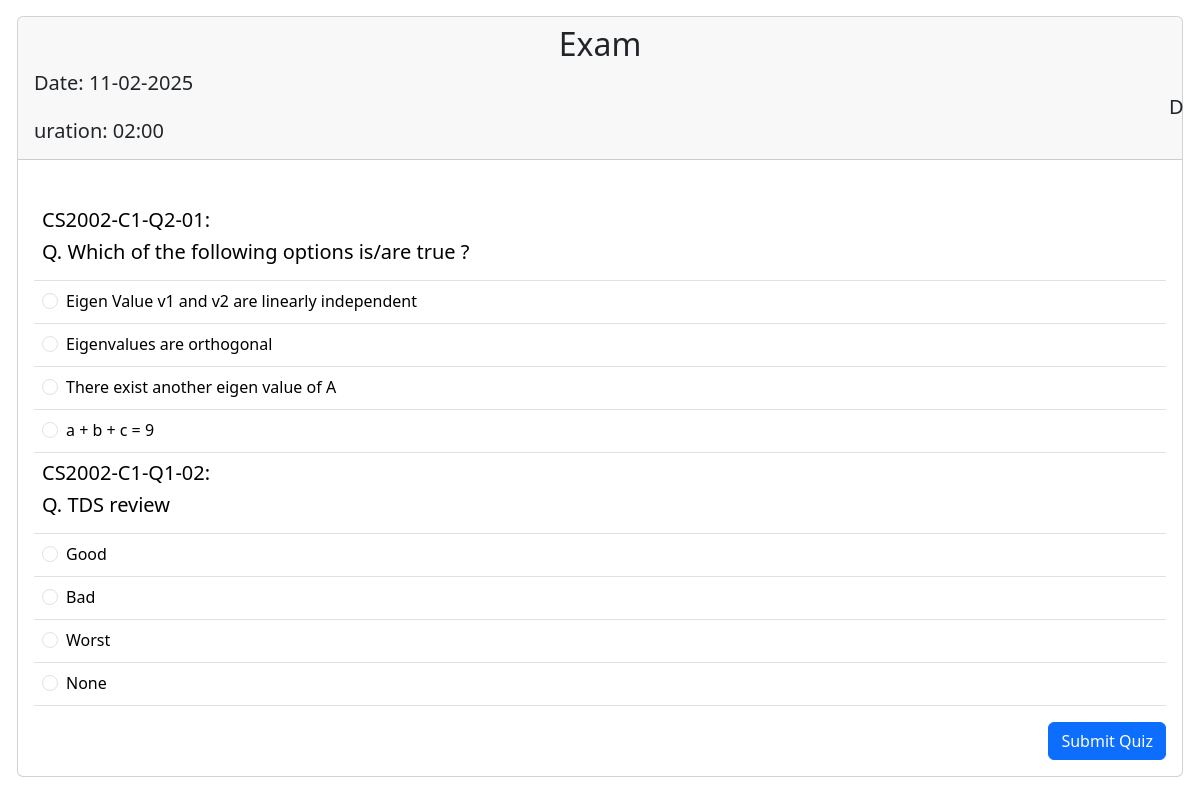
The page /exam/CS2002-C1-Q1/2 on the database its author committed.
### model.py (models this page shows)
class Quiz(db.Model):
    id = db.Column(db.String(50), primary_key=True)
    chapter_id = db.Column(db.String(50), db.ForeignKey("chapters.id"), nullable=False)
    quiz_date = db.Column(db.DateTime, nullable=False)
    duration = db.Column(db.String(10), nullable=False)
    remarks = db.Column(db.String(200), nullable=True)
    scores = db.relationship('Scores', back_populates='exam')
    questions = db.relationship('Question', back_populates='exam')
    chapter = db.relationship('Chapters', back_populates='exams')

class Question(db.Model):
    id = db.Column(db.String ,primary_key=True)
    quiz_id = db.Column(db.String(50), db.ForeignKey("quiz.id"), nullable=False)
    question_title = db.Column(db.String, nullable=False)
    option_a = db.Column(db.String(255), nullable=False)
    option_b = db.Column(db.String(255), nullable=False)
    option_c = db.Column(db.String(255), nullable=True)
    option_d= db.Column(db.String(255), nullable=True)
    correct_response = db.Column(db.String(150), nullable=False)
    exam = db.relationship('Quiz', back_populates='questions')

### app.py (the view, shortened to what this page needs)
@app.route('/exam/<string:quiz_id>/<int:user_id>', methods=['GET', 'POST'])
def exam(quiz_id, user_id):
    quiz = Quiz.query.get(quiz_id)
    user = User.query.get(user_id)
    current_date = datetime.now().strftime('%d-%m-%Y')
    if not quiz or not user:
        return "Quiz or User not found", 404
    questions = Question.query.filter_by(quiz_id=quiz_id).all()
    return render_template('exam.html', quiz=quiz, user=user, questions=questions , current_date=current_date)

### templates/exam.html (shortened to what this page needs)
<!DOCTYPE html>
<html>
<head>
    <link href="https://cdn.jsdelivr.net/npm/bootstrap@5.3.3/dist/css/bootstrap.min.css" rel="stylesheet">
</head>
<body>
    <div class="row mt-3" style="margin-left: 5px;margin-right: 5px;">
        <div class="col">
            <div class="card">
                <div class="card-header">
                    <h2 class="card-title" style="text-align: center;">Exam</h2>
                    <h5> Date: {{ current_date }} <span style="margin-left: 1135px;">Duration: {{quiz.duration}}</span>
                    </h5>
                </div>
                <div class="card-body">
                    <table class="table table-hover">
                        <form action="{{ url_for('exam', quiz_id=quiz.id, user_id=user.id) }}" method="post" id="quizForm">
                            {% for question in questions %}
                            <div class="mb-4">
                                <tr style="background-color: aliceblueS;">
                                    <td>
                                        <h5>{{question.id}}:</h5>
                                        <h5>Q. {{ question.question_title }}</h5>
                                    </td>
                                </tr>
                                <tr>
                                    <td>
                                        <div class="form-check">
                                            <input class="form-check-input" type="radio" name="option_{{ question.id }}"
                                                value="option_a" required>
                                            <label class="form-check-label">{{ question.option_a }}</label>
                                        </div>
                                    </td>
                                </tr>
                                <tr>
                                    <td>
                                        <div class="form-check">
                                            <input class="form-check-input" type="radio" name="option_{{ question.id }}"
                                                value="option_b">
                                            <label class="form-check-label">{{ question.option_b }}</label>
                                        </div>
                                    </td>
                                </tr>
                                <tr>
                                    <td>
                                        {% if question.option_c %}
                                        <div class="form-check">
                                            <input class="form-check-input" type="radio" name="option_{{ question.id }}"
                                                value="option_c">
                                            <label class="form-check-label">{{ question.option_c }}</label>
                                        </div>
                                        {% endif %}
                                    </td>
                                </tr>
                                <tr>
                                    <td>
                                        {% if question.option_d %}
                                        <div class="form-check">
                                            <input class="form-check-input" type="radio" name="option_{{ question.id }}"
                                                value="option_d">
                                            <label class="form-check-label">{{ question.option_d }}</label>
                                        </div>
                                        {% endif %}
                                    </td>
                                </tr>
                            </div>
                            {% endfor %}
                    </table>
                    <div class="d-flex flex-row-reverse">
                        <button type="submit" class="btn btn-primary" style="margin-left: 5px;">Submit Quiz</button>
                    </div>
                </div>
            </div>
        </div>
    </div>
</body>
</html>

### rows shown on the page
Quiz: duration "02:00"
Question: id "CS2002-C1-Q2-01", question_title "Which of the following options is/are true ?", option_a "Eigen Value v1 and v2 are linearly independent", option_b "Eigenvalues are orthogonal", option_c "There exist another eigen value of A", option_d "a + b + c = 9"
Question: id "CS2002-C1-Q1-02", question_title "TDS review", option_a "Good", option_b "Bad", option_c "Worst", option_d "None"
